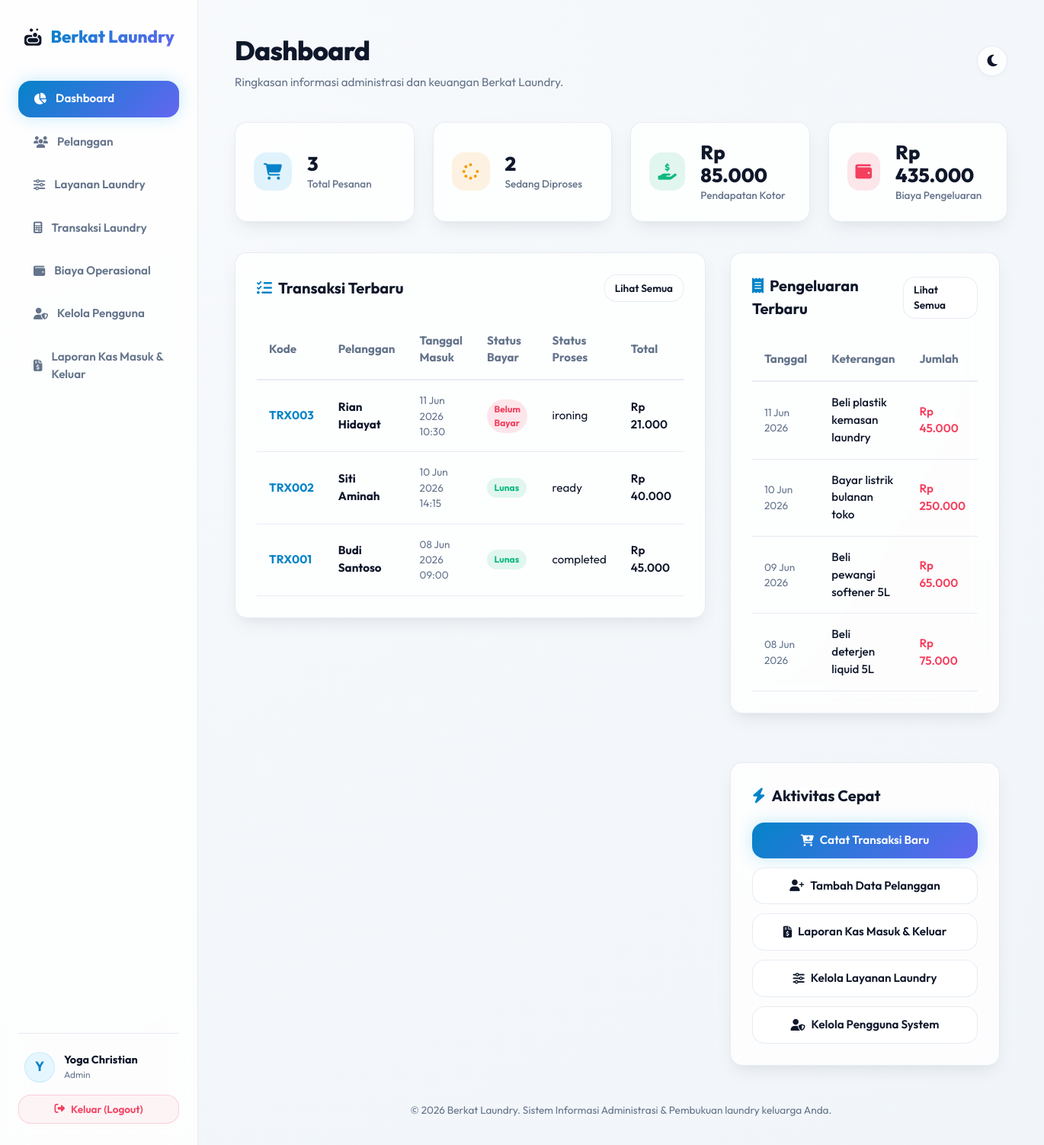
/dashboard.php (signed in), run on the app's committed database.
### tables this page shows
CREATE TABLE IF NOT EXISTS `transaksi` (
    `id` INT AUTO_INCREMENT PRIMARY KEY,
    `kode_transaksi` VARCHAR(20) UNIQUE NOT NULL,
    `id_pelanggan` INT NOT NULL,
    `id_user` INT NOT NULL,
    `tgl_masuk` DATETIME NOT NULL,
    `tgl_selesai` DATETIME DEFAULT NULL,
    `total_bayar` INT DEFAULT 0,
    `status_pembayaran` ENUM('belum_bayar', 'lunas') DEFAULT 'belum_bayar',
    `status_pengambilan` ENUM('belum_diambil', 'diambil') DEFAULT 'belum_diambil',
    `status_proses` ENUM('received', 'washing', 'drying', 'ironing', 'ready', 'completed') DEFAULT 'received',
    CONSTRAINT `fk_transaksi_pelanggan` FOREIGN KEY (`id_pelanggan`) REFERENCES `pelanggan` (`id`) ON UPDATE CASCADE,
    CONSTRAINT `fk_transaksi_users` FOREIGN KEY (`id_user`) REFERENCES `users` (`id`) ON UPDATE CASCADE
);

CREATE TABLE IF NOT EXISTS `pelanggan` (
    `id` INT AUTO_INCREMENT PRIMARY KEY,
    `nama` VARCHAR(100) NOT NULL,
    `alamat` TEXT NOT NULL,
    `telepon` VARCHAR(15) NOT NULL
);

CREATE TABLE IF NOT EXISTS `pengeluaran` (
    `id` INT AUTO_INCREMENT PRIMARY KEY,
    `id_user` INT NOT NULL,
    `tgl_pengeluaran` DATE NOT NULL,
    `keterangan` VARCHAR(255) NOT NULL,
    `jumlah` INT NOT NULL,
    CONSTRAINT `fk_pengeluaran_users` FOREIGN KEY (`id_user`) REFERENCES `users` (`id`) ON UPDATE CASCADE
);

### dashboard.php (the view, shortened to what this page needs)
<?php
require_once 'config/database.php';
$page_title = 'Dashboard';
$page_subtitle = 'Ringkasan informasi administrasi dan keuangan Berkat Laundry.';
require_once 'includes/header.php';
try {
    $stmt = $pdo->query("SELECT COUNT(*) FROM transaksi");
    $total_transaksi = $stmt->fetchColumn();
    $stmt = $pdo->query("SELECT COUNT(*) FROM transaksi WHERE status_proses != 'completed'");
    $transaksi_aktif = $stmt->fetchColumn();
    $stmt = $pdo->query("SELECT SUM(total_bayar) FROM transaksi WHERE status_pembayaran = 'lunas'");
    $pendapatan_kotor = $stmt->fetchColumn() ?: 0;
    $stmt = $pdo->query("SELECT SUM(jumlah) FROM pengeluaran");
    $total_pengeluaran = $stmt->fetchColumn() ?: 0;
    $stmt = $pdo->query("SELECT t.*, p.nama AS nama_pelanggan
                         FROM transaksi t
                         JOIN pelanggan p ON t.id_pelanggan = p.id
                         ORDER BY t.tgl_masuk DESC LIMIT 5");
    $recent_transactions = $stmt->fetchAll();
    $stmt = $pdo->query("SELECT * FROM pengeluaran ORDER BY tgl_pengeluaran DESC LIMIT 5");
    $recent_expenses = $stmt->fetchAll();
} catch (PDOException $e) {
    echo '<div class="alert alert-error">Gagal memuat data statistik: ' . htmlspecialchars($e->getMessage()) . '</div>';
}
function get_status_proses_badge($status) {
    $map = [
        'received' => '<span class="badge badge-secondary"><i class="fa-solid fa-soap"></i> Diterima</span>',
        'washing'  => '<span class="badge badge-info"><i class="fa-solid fa-rotate"></i> Dicuci</span>',
        'drying'   => '<span class="badge badge-warning"><i class="fa-solid fa-wind"></i> Dikeringkan</span>',
        'ironing'  => '<span class="badge badge-primary"><i class="fa-solid fa-square-rss"></i> Disetrika</span>',
        'ready'    => '<span class="badge badge-success"><i class="fa-solid fa-boxes-packing"></i> Siap Diambil</span>',
        'completed'=> '<span class="badge badge-success" style="background:#047857;"><i class="fa-solid fa-circle-check"></i> Selesai</span>',
    ];
    return $map[$status] ?? $status;
}
function get_status_bayar_badge($status) {
    if ($status === 'lunas') {
        return '<span class="badge badge-success">Lunas</span>';
    }
    return '<span class="badge badge-danger">Belum Bayar</span>';
}
?>
<div class="stats-grid">
  <div class="glass-panel stat-card">
    <div class="stat-icon" style="background: rgba(14, 165, 233, 0.12); color: var(--primary);">
      <i class="fa-solid fa-cart-shopping"></i>
    </div>
    <div class="stat-details">
      <span class="stat-num"><?php echo $total_transaksi; ?></span>
      <span class="stat-label">Total Pesanan</span>
    </div>
  </div>
  <div class="glass-panel stat-card">
    <div class="stat-icon" style="background: rgba(245, 158, 11, 0.12); color: var(--warning);">
      <i class="fa-solid fa-spinner"></i>
    </div>
    <div class="stat-details">
      <span class="stat-num"><?php echo $transaksi_aktif; ?></span>
      <span class="stat-label">Sedang Diproses</span>
    </div>
  </div>
  <div class="glass-panel stat-card">
    <div class="stat-icon" style="background: rgba(16, 185, 129, 0.12); color: var(--success);">
      <i class="fa-solid fa-hand-holding-dollar"></i>
    </div>
    <div class="stat-details">
      <span class="stat-num">Rp <?php echo number_format($pendapatan_kotor, 0, ',', '.'); ?></span>
      <span class="stat-label">Pendapatan Kotor</span>
    </div>
  </div>
  <?php if ($user_role === 'admin'): ?>
  <div class="glass-panel stat-card">
    <div class="stat-icon" style="background: rgba(244, 63, 94, 0.12); color: var(--accent);">
      <i class="fa-solid fa-wallet"></i>
    </div>
    <div class="stat-details">
      <span class="stat-num">Rp <?php echo number_format($total_pengeluaran, 0, ',', '.'); ?></span>
      <span class="stat-label">Biaya Pengeluaran</span>
    </div>
  </div>
  <?php endif; ?>
</div>
<div class="dashboard-split-grid">
  <div class="glass-panel table-card">
    <div class="table-header">
      <h3><i class="fa-solid fa-list-check" style="color: var(--primary); margin-right: 0.5rem;"></i>Transaksi Terbaru</h3>
      <a href="transaksi.php" class="btn btn-secondary" style="padding: 0.4rem 0.8rem; font-size: 0.85rem;">Lihat Semua</a>
    </div>
    <div style="overflow-x: auto;">
      <table>
        <thead>
          <tr>
            <th>Kode</th>
            <th>Pelanggan</th>
            <th>Tanggal Masuk</th>
            <th>Status Bayar</th>
            <th>Status Proses</th>
            <th>Total</th>
          </tr>
        </thead>
        <tbody>
          <?php if (count($recent_transactions) === 0): ?>
            <tr>
              <td colspan="6" style="text-align: center; color: var(--text-muted); padding: 1.5rem;">Tidak ada transaksi baru.</td>
            </tr>
          <?php else: ?>
            <?php foreach ($recent_transactions as $row): ?>
              <tr>
                <td style="font-weight: 700; color: var(--primary);">
                  <a href="transaksi-nota.php?id=<?php echo $row['id']; ?>" style="text-decoration:none; color:inherit;">
                    <?php echo htmlspecialchars($row['kode_transaksi']); ?>
                  </a>
                </td>
                <td><strong><?php echo htmlspecialchars($row['nama_pelanggan']); ?></strong></td>
                <td style="font-size: 0.85rem; color: var(--text-muted);">
                  <?php echo date('d M Y H:i', strtotime($row['tgl_masuk'])); ?>
                </td>
                <td><?php echo get_status_bayar_badge($row['status_pembayaran']); ?></td>
                <td><?php echo get_status_proses_badge($row['status_proses']); ?></td>
                <td style="font-weight: 600;">Rp <?php echo number_format($row['total_bayar'], 0, ',', '.'); ?></td>
              </tr>
            <?php endforeach; ?>
          <?php endif; ?>
        </tbody>
      </table>
    </div>
  </div>
  <div style="display: flex; flex-direction: column; gap: 2rem;">
    <?php if ($user_role === 'admin'): ?>
    <div class="glass-panel table-card">
      <div class="table-header">
        <h3><i class="fa-solid fa-receipt" style="color: var(--primary); margin-right: 0.5rem;"></i>Pengeluaran Terbaru</h3>
        <a href="pengeluaran.php" class="btn btn-secondary" style="padding: 0.4rem 0.8rem; font-size: 0.85rem;">Lihat Semua</a>
      </div>
      <div style="overflow-x: auto;">
        <table>
          <thead>
            <tr>
              <th>Tanggal</th>
              <th>Keterangan</th>
              <th>Jumlah</th>
            </tr>
          </thead>
          <tbody>
            <?php if (count($recent_expenses) === 0): ?>
              <tr>
                <td colspan="3" style="text-align: center; color: var(--text-muted); padding: 1.5rem;">Tidak ada pengeluaran terbaru.</td>
              </tr>
            <?php else: ?>
              <?php foreach ($recent_expenses as $row): ?>
                <tr>
                  <td style="font-size: 0.85rem; color: var(--text-muted);"><?php echo date('d M Y', strtotime($row['tgl_pengeluaran'])); ?></td>
                  <td style="font-weight: 500;"><?php echo htmlspecialchars($row['keterangan']); ?></td>
                  <td style="font-weight: 600; color: var(--accent);">Rp <?php echo number_format($row['jumlah'], 0, ',', '.'); ?></td>
                </tr>
                  <?php endforeach; ?>
            <?php endif; ?>
          </tbody>
        </table>
      </div>
    </div>
    <?php endif; ?>
    <div class="glass-panel" style="padding: 1.75rem;">
      <h3 style="font-size: 1.25rem; font-weight: 700; margin-bottom: 1.25rem;"><i class="fa-solid fa-bolt" style="color: var(--primary); margin-right: 0.5rem;"></i>Aktivitas Cepat</h3>
      <div style="display: flex; flex-direction: column; gap: 0.75rem;">
        <?php if ($user_role === 'admin'): ?>
          <a href="transaksi-tambah.php" class="btn btn-primary" style="justify-content: center; width: 100%;">
            <i class="fa-solid fa-cart-plus"></i> Catat Transaksi Baru
          </a>
          <a href="pelanggan.php?action=tambah" class="btn btn-secondary" style="justify-content: center; width: 100%;">
            <i class="fa-solid fa-user-plus"></i> Tambah Data Pelanggan
          </a>
          <a href="laporan-labarugi.php" class="btn btn-secondary" style="justify-content: center; width: 100%;">
            <i class="fa-solid fa-file-invoice-dollar"></i> Laporan Kas Masuk & Keluar
          </a>
          <a href="layanan.php?action=tambah" class="btn btn-secondary" style="justify-content: center; width: 100%;">
            <i class="fa-solid fa-sliders"></i> Kelola Layanan Laundry
          </a>
          <a href="pengguna.php" class="btn btn-secondary" style="justify-content: center; width: 100%;">
            <i class="fa-solid fa-user-shield"></i> Kelola Pengguna System
          </a>
        <?php endif; ?>
      </div>
    </div>
  </div>
</div>
<?php
require_once 'includes/footer.php';
?>

### includes/header.php (shortened to what this page needs)
<?php
$current_page = basename($_SERVER['PHP_SELF']);
$user_role = $_SESSION['user_role'] ?? 'admin';
$user_name = $_SESSION['user_nama'] ?? 'User';
function is_active($page, $current_page) {
    return $page === $current_page ? 'active' : '';
}
?>
<!DOCTYPE html>
<html lang="id">
<head>
  <link rel="stylesheet" href="https://cdnjs.cloudflare.com/ajax/libs/font-awesome/6.4.0/css/all.min.css">
  <link rel="stylesheet" href="assets/css/style.css?v=1.0.2">
</head>
<body data-theme="light">
  <div class="layout-container">
    <aside>
      <div class="sidebar-logo">
        <i class="fa-solid fa-soap"></i>
        <span>Berkat Laundry</span>
      </div>
      <nav class="sidebar-menu">
        <a href="dashboard.php" class="sidebar-menu-item <?php echo is_active('dashboard.php', $current_page); ?>">
          <i class="fa-solid fa-chart-pie"></i> Dashboard
        </a>
        <?php if ($user_role === 'admin' || $user_role === 'karyawan'): ?>
        <a href="pelanggan.php" class="sidebar-menu-item <?php echo is_active('pelanggan.php', $current_page); ?>">
          <i class="fa-solid fa-users"></i> Pelanggan
        </a>
        <?php endif; ?>
        <?php if ($user_role === 'admin'): ?>
        <a href="layanan.php" class="sidebar-menu-item <?php echo is_active('layanan.php', $current_page); ?>">
          <i class="fa-solid fa-sliders"></i> Layanan Laundry
        </a>
        <?php endif; ?>
        <a href="transaksi.php" class="sidebar-menu-item <?php echo is_active('transaksi.php', $current_page) || is_active('transaksi-tambah.php', $current_page) || is_active('transaksi-detail.php', $current_page) || is_active('transaksi-edit.php', $current_page) ? 'active' : ''; ?>">
          <i class="fa-solid fa-calculator"></i> Transaksi Laundry
        </a>
        <?php if ($user_role === 'admin'): ?>
        <a href="pengeluaran.php" class="sidebar-menu-item <?php echo is_active('pengeluaran.php', $current_page); ?>">
          <i class="fa-solid fa-wallet"></i> Biaya Operasional
        </a>
        <?php endif; ?>
        <?php if ($user_role === 'admin'): ?>
        <a href="pengguna.php" class="sidebar-menu-item <?php echo is_active('pengguna.php', $current_page); ?>">
          <i class="fa-solid fa-user-shield"></i> Kelola Pengguna
        </a>
        <a href="laporan-labarugi.php" class="sidebar-menu-item <?php echo is_active('laporan-labarugi.php', $current_page); ?>">
          <i class="fa-solid fa-file-invoice-dollar"></i> Laporan Kas Masuk & Keluar
        </a>
        <?php endif; ?>
      </nav>
      <div class="sidebar-footer">
        <div class="user-profile-info" style="margin-bottom: 0.25rem;">
          <div class="avatar">
            <?php echo strtoupper(substr($user_name, 0, 1)); ?>
          </div>
          <div class="user-profile-details">
            <span class="name"><?php echo htmlspecialchars($user_name); ?></span>
            <span class="role"><?php echo htmlspecialchars(ucfirst($user_role)); ?></span>
          </div>
        </div>
        <a href="logout.php" class="btn btn-logout">
          <i class="fa-solid fa-right-from-bracket"></i> Keluar (Logout)
        </a>
      </div>
    </aside>
    <main class="main-content">
      <header class="page-header">
        <div>
          <h1><?php echo $page_title ?? 'Dashboard'; ?></h1>
          <p><?php echo $page_subtitle ?? 'Selamat datang kembali di panel administrasi.'; ?></p>
        </div>
        <div class="header-actions">
          <button class="theme-toggle-btn" id="theme-toggle-btn" title="Ganti Tema">
          </button>
        </div>
      </header>

### includes/footer.php (shortened to what this page needs)
      <footer style="margin-top: auto; padding-top: 3rem; text-align: center; font-size: 0.85rem; color: var(--text-muted);">
        <p>&copy; 2026 Berkat Laundry. Sistem Informasi Administrasi & Pembukuan laundry keluarga Anda.</p>
      </footer>
    </main>
  </div>
</body>
</html>

### data on the page
transaksi: kode_transaksi "TRX003", id_pelanggan.nama "Rian Hidayat", tgl_masuk "11 Jun 2026 10:30", status_proses "ironing", total_bayar "21.000"
transaksi: kode_transaksi "TRX002", id_pelanggan.nama "Siti Aminah", tgl_masuk "10 Jun 2026 14:15", status_pembayaran "Lunas", status_proses "ready", total_bayar "40.000"
transaksi: kode_transaksi "TRX001", id_pelanggan.nama "Budi Santoso", tgl_masuk "08 Jun 2026 09:00", status_pembayaran "Lunas", status_proses "completed", total_bayar "45.000"
pengeluaran: tgl_pengeluaran "11 Jun 2026", keterangan "Beli plastik kemasan laundry", jumlah "45.000"
pengeluaran: tgl_pengeluaran "10 Jun 2026", keterangan "Bayar listrik bulanan toko", jumlah "250.000"
pengeluaran: tgl_pengeluaran "09 Jun 2026", keterangan "Beli pewangi softener 5L", jumlah "65.000"
pengeluaran: tgl_pengeluaran "08 Jun 2026", keterangan "Beli deterjen liquid 5L", jumlah "75.000"

### other printed values
substr($user_name, 0, 1) "Y"
$user_name "Yoga Christian"
$user_role "Admin"
$page_title "Dashboard"
$page_subtitle "Ringkasan informasi administrasi dan keuangan Berkat Laundry."
$total_transaksi "3"
$transaksi_aktif "2"
$pendapatan_kotor "85.000"
$total_pengeluaran "435.000"
